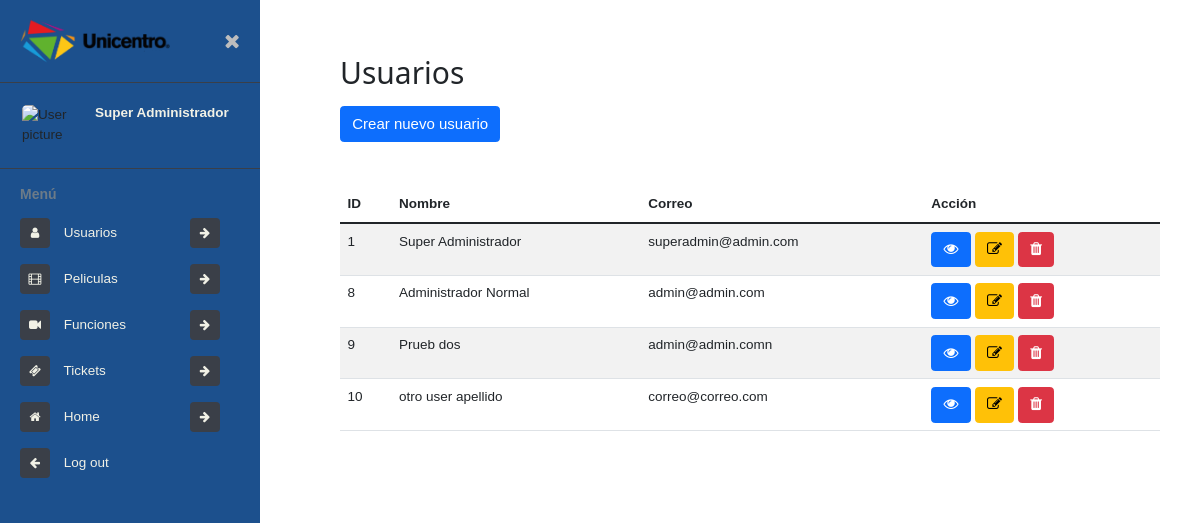
/admin/usuarios/ (signed in), run on an earlier commit of the app's database.
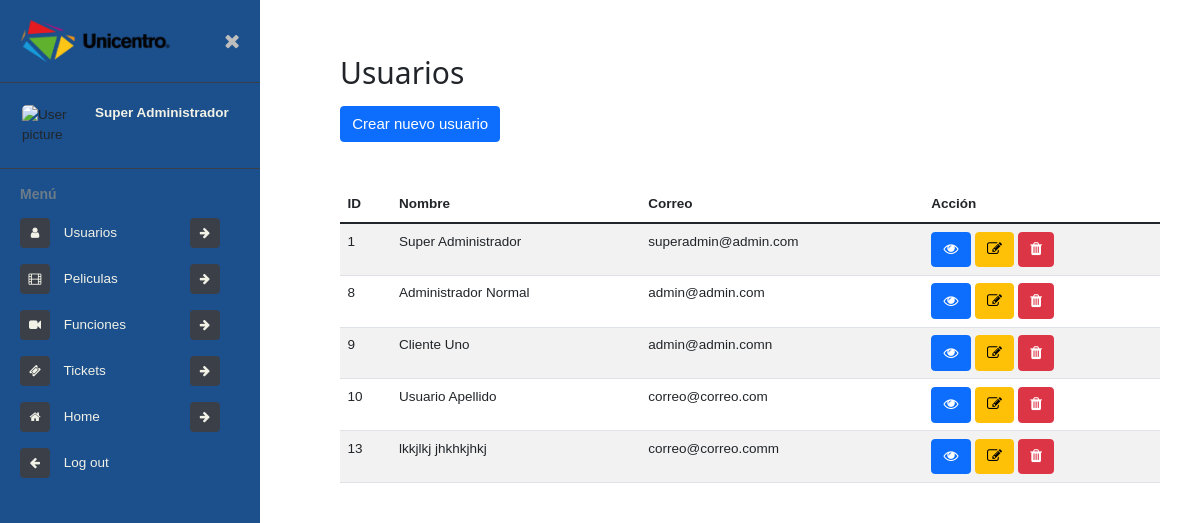
And on a later commit of the database.
### tables this page shows
CREATE TABLE usuario (id INTEGER PRIMARY KEY AUTOINCREMENT NOT NULL, nombres VARCHAR (100) NOT NULL, apellidos VARCHAR (100) NOT NULL, email VARCHAR (100) NOT NULL UNIQUE, clave VARCHAR (255) NOT NULL, fechaNacimiento DATETIME, departamento VARCHAR (100), ciudad VARCHAR (100), direccion VARCHAR (100), telefono VARCHAR (100), estado BOOLEAN DEFAULT (1), fecha DATE DEFAULT (DATE('NOW')), fkRol INT REFERENCES rol (idRol) DEFAULT (1) NOT NULL);

### index.py (the view)
@app.route('/admin/usuarios/')
def adminUsuarios():
    reg = Registro()
    if session.get('user_data'):
        if session.get('user_data')[12] == 3:
            users = Users().view()
            roles = Roles().view()
            return render_template('admin/usuarios/usuarios.html', users=users, roles=roles, form=reg)
    flash("No tiene permiso para ingresar a esta área")
    return redirect('/admin/')

### db/DBConexion.py (called while the page is built)
    def getConn(self) -> list:
        return self.__conn

### db/Roles.py (called while the page is built)
    def view(self, id=None) -> list:
        try:
            query = f"SELECT * FROM rol"
            if(id):
                query += f" WHERE idRol = {escape(id)};"
            return self.conn.execute(query).fetchall()
        except Exception as m:
            return []

### db/Users.py (called while the page is built)
    def view(self, id=None) -> list:
        try:
            query = f"SELECT * FROM usuario"
            if(id):
                query += f" WHERE id = {escape(id)};"
            data = self.conn.execute(query).fetchall()
            if (id and data):
                return data[0]
            return data
        except Exception as m:
            return []

### templates/admin/usuarios/usuarios.html (shortened to what this page needs)
{% extends 'views/admin.html' %}
{% block content %}
<h1 class="h2 my-3">Usuarios</h1>
<button type="button" class="btn btn-primary" data-bs-toggle="modal" data-bs-target="#createUser">
    Crear nuevo usuario
</button>
<table class="mt-5 table table-striped table-inverse table-responsive">
    <thead class="thead-inverse">
        <tr>
            <th>ID</th>
            <th>Nombre</th>
            <th>Correo</th>
            <th>Acción</th>
        </tr>
    </thead>
    <tbody>
        {% for user in users %}
        <tr>
            <td scope="row">{{ user[0] }}</td>
            <td>{{ user[1] +' '+ user[2] }}</td>
            <td>{{ user[3] }}</td>
            <td>
                <a class="btn btn-primary" href="/admin/usuario/{{user[0]}}" role="button">
                    <i class="fa fa-eye" aria-hidden="true"></i>
                </a>
                <button type="button" class="btn btn-warning" data-bs-toggle="modal"
                    data-bs-target="#editUser-{{user[0]}}">
                    <i class="fa fa-edit" aria-hidden="true"></i>
                </button>
                <form id="delete-user-{{ user[0] }}" class="d-inline" action="/admin/usuario/eliminar/{{user[0]}}"
                    method="post">
                    <button type="submit" class="btn btn-danger" onclick="
                            event.preventDefault();
                            if(confirm('Seguro que desea eliminar el usuario {{ user[1] }}')){
                                document.getElementById('delete-user-{{ user[0] }}').submit();
                            }; ">
                        <i class="fa fa-trash" aria-hidden="true"></i>
                    </button>
                </form>
            </td>
        </tr>
        {% endfor %}
    </tbody>
</table>
{% endblock %}

What changed in the data, as far as the page shows it:
changed usuario "admin@admin.comn": nombres+apellidos "Prueb dos" → "Cliente Uno"
changed usuario "correo@correo.com": nombres+apellidos "otro user apellido" → "Usuario Apellido"
added usuario: id "13", nombres+apellidos "lkkjlkj jhkhkjhkj", email "correo@correo.comm"
